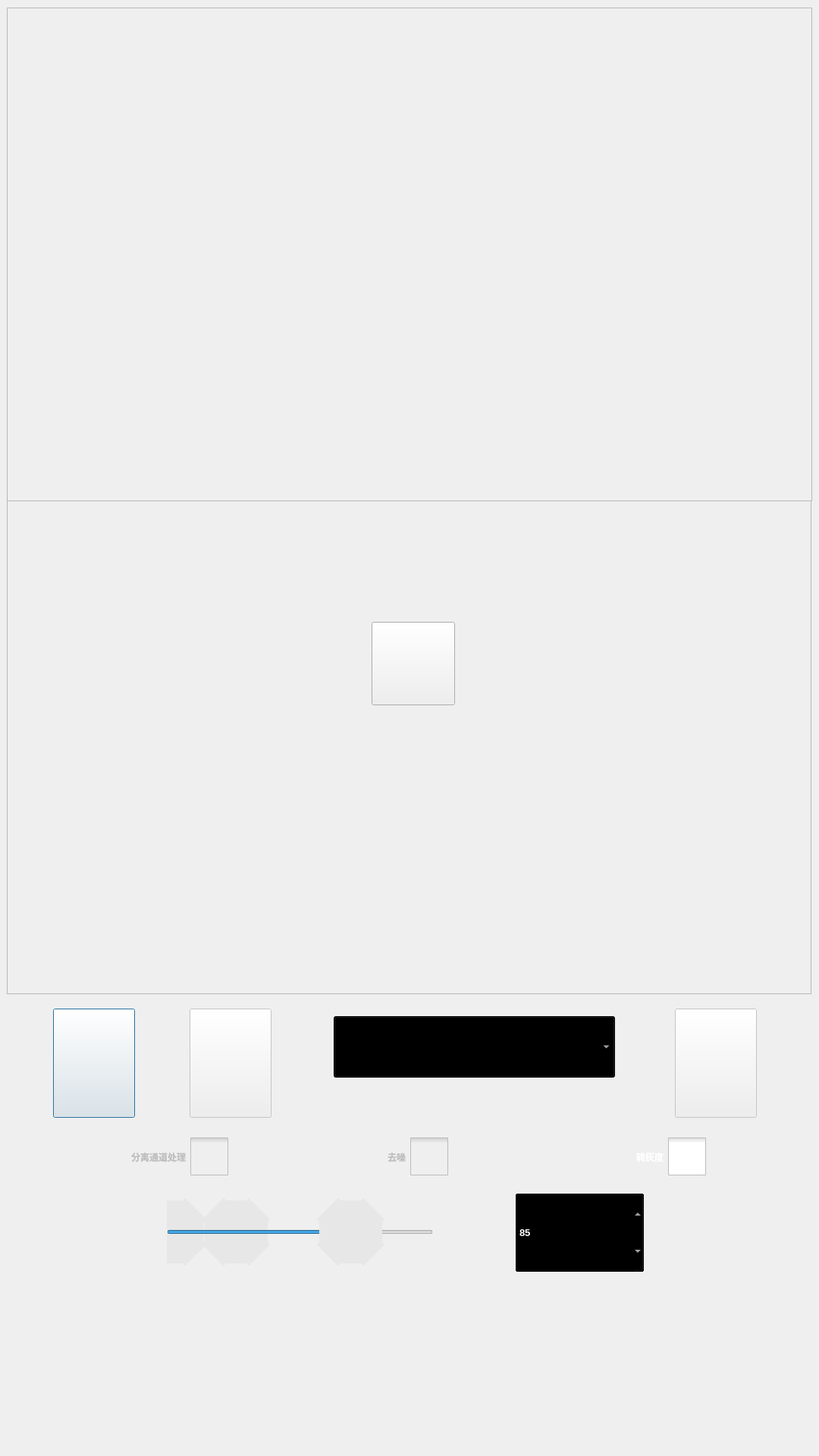
<?xml version="1.0" encoding="UTF-8"?>
<ui version="4.0">
 <class>Dialog</class>
 <widget class="QDialog" name="Dialog">
  <property name="geometry">
   <rect>
    <x>0</x>
    <y>0</y>
    <width>1080</width>
    <height>1920</height>
   </rect>
  </property>
  <property name="windowTitle">
   <string>Dialog</string>
  </property>
  <property name="styleSheet">
   <string notr="true"/>
  </property>
  <widget class="QScrollArea" name="scrollArea">
   <property name="geometry">
    <rect>
     <x>9</x>
     <y>10</y>
     <width>1062</width>
     <height>651</height>
    </rect>
   </property>
   <property name="styleSheet">
    <string notr="true">background-image: url(:/new/prefix1/label1_bg.png);
border-color: rgb(0, 0, 0);</string>
   </property>
   <property name="widgetResizable">
    <bool>true</bool>
   </property>
   <widget class="QWidget" name="scrollAreaWidgetContents">
    <property name="geometry">
     <rect>
      <x>0</x>
      <y>0</y>
      <width>1060</width>
      <height>649</height>
     </rect>
    </property>
    <layout class="QGridLayout" name="gridLayout">
     <item row="0" column="0">
      <widget class="QLabel" name="label">
       <property name="styleSheet">
        <string notr="true">QLabel {background: transparent;}</string>
       </property>
       <property name="text">
        <string/>
       </property>
       <property name="alignment">
        <set>Qt::AlignCenter</set>
       </property>
      </widget>
     </item>
    </layout>
   </widget>
  </widget>
  <widget class="QPushButton" name="pushButton">
   <property name="enabled">
    <bool>true</bool>
   </property>
   <property name="geometry">
    <rect>
     <x>70</x>
     <y>1330</y>
     <width>108</width>
     <height>144</height>
    </rect>
   </property>
   <property name="font">
    <font>
     <family>新宋体</family>
     <pointsize>18</pointsize>
     <kerning>true</kerning>
    </font>
   </property>
   <property name="styleSheet">
    <string notr="true">QPushButton::disabled{
        border-image: url(:/new/prefix1/open_disn.png);
}
QPushButton{
        border-image: url(:/new/prefix1/open_nor.png);
}
QPushButton::pressed{
        border-image: url(:/new/prefix1/open_press.png);
}</string>
   </property>
   <property name="text">
    <string/>
   </property>
  </widget>
  <widget class="QScrollArea" name="scrollArea_2">
   <property name="geometry">
    <rect>
     <x>9</x>
     <y>660</y>
     <width>1061</width>
     <height>651</height>
    </rect>
   </property>
   <property name="styleSheet">
    <string notr="true">background-image: url(:/new/prefix1/label2_bg.png);
border-color: rgb(0, 0, 0);</string>
   </property>
   <property name="widgetResizable">
    <bool>true</bool>
   </property>
   <widget class="QWidget" name="scrollAreaWidgetContents_2">
    <property name="geometry">
     <rect>
      <x>0</x>
      <y>0</y>
      <width>1059</width>
      <height>649</height>
     </rect>
    </property>
    <layout class="QGridLayout" name="gridLayout_2">
     <item row="0" column="0">
      <widget class="QLabel" name="label_2">
       <property name="layoutDirection">
        <enum>Qt::LeftToRight</enum>
       </property>
       <property name="autoFillBackground">
        <bool>false</bool>
       </property>
       <property name="styleSheet">
        <string notr="true">QLabel {background: transparent;}</string>
       </property>
       <property name="text">
        <string/>
       </property>
       <property name="alignment">
        <set>Qt::AlignCenter</set>
       </property>
      </widget>
     </item>
    </layout>
   </widget>
  </widget>
  <widget class="QSlider" name="horizontalSlider">
   <property name="enabled">
    <bool>true</bool>
   </property>
   <property name="geometry">
    <rect>
     <x>220</x>
     <y>1550</y>
     <width>351</width>
     <height>150</height>
    </rect>
   </property>
   <property name="sizePolicy">
    <sizepolicy hsizetype="Expanding" vsizetype="Fixed">
     <horstretch>0</horstretch>
     <verstretch>0</verstretch>
    </sizepolicy>
   </property>
   <property name="font">
    <font>
     <pointsize>10</pointsize>
    </font>
   </property>
   <property name="styleSheet">
    <string notr="true">QSlider::handle:horizontal {
         background: qlineargradient(x1:0, y1:0, x2:1, y2:1, stop:0 #b4b4b4, stop:1 #8f8f8f);
     border: 40px solid #e7e7e7;
     width: 10px;
     border-radius: 3px;
    }</string>
   </property>
   <property name="minimum">
    <number>10</number>
   </property>
   <property name="maximum">
    <number>50</number>
   </property>
   <property name="singleStep">
    <number>1</number>
   </property>
   <property name="pageStep">
    <number>2</number>
   </property>
   <property name="value">
    <number>20</number>
   </property>
   <property name="sliderPosition">
    <number>20</number>
   </property>
   <property name="orientation">
    <enum>Qt::Horizontal</enum>
   </property>
  </widget>
  <widget class="QPushButton" name="pushButton_2">
   <property name="enabled">
    <bool>false</bool>
   </property>
   <property name="geometry">
    <rect>
     <x>250</x>
     <y>1330</y>
     <width>108</width>
     <height>144</height>
    </rect>
   </property>
   <property name="font">
    <font>
     <family>新宋体</family>
     <pointsize>18</pointsize>
     <kerning>true</kerning>
    </font>
   </property>
   <property name="styleSheet">
    <string notr="true">QPushButton::disabled{
        border-image: url(:/new/prefix1/proc_forbid.png);
}
QPushButton{
                border-image: url(:/new/prefix1/proc_nor.png);
}
QPushButton::pressed{
                border-image: url(:/new/prefix1/proc_press.png);
}</string>
   </property>
   <property name="text">
    <string/>
   </property>
  </widget>
  <widget class="QSpinBox" name="spinBox">
   <property name="enabled">
    <bool>true</bool>
   </property>
   <property name="geometry">
    <rect>
     <x>680</x>
     <y>1573</y>
     <width>169</width>
     <height>105</height>
    </rect>
   </property>
   <property name="palette">
    <palette>
     <active>
      <colorrole role="WindowText">
       <brush brushstyle="SolidPattern">
        <color alpha="255">
         <red>255</red>
         <green>255</green>
         <blue>255</blue>
        </color>
       </brush>
      </colorrole>
      <colorrole role="Button">
       <brush brushstyle="SolidPattern">
        <color alpha="255">
         <red>0</red>
         <green>0</green>
         <blue>0</blue>
        </color>
       </brush>
      </colorrole>
      <colorrole role="Text">
       <brush brushstyle="SolidPattern">
        <color alpha="255">
         <red>255</red>
         <green>255</green>
         <blue>255</blue>
        </color>
       </brush>
      </colorrole>
      <colorrole role="ButtonText">
       <brush brushstyle="SolidPattern">
        <color alpha="255">
         <red>255</red>
         <green>255</green>
         <blue>255</blue>
        </color>
       </brush>
      </colorrole>
      <colorrole role="Base">
       <brush brushstyle="SolidPattern">
        <color alpha="255">
         <red>0</red>
         <green>0</green>
         <blue>0</blue>
        </color>
       </brush>
      </colorrole>
      <colorrole role="Window">
       <brush brushstyle="SolidPattern">
        <color alpha="255">
         <red>0</red>
         <green>0</green>
         <blue>0</blue>
        </color>
       </brush>
      </colorrole>
     </active>
     <inactive>
      <colorrole role="WindowText">
       <brush brushstyle="SolidPattern">
        <color alpha="255">
         <red>255</red>
         <green>255</green>
         <blue>255</blue>
        </color>
       </brush>
      </colorrole>
      <colorrole role="Button">
       <brush brushstyle="SolidPattern">
        <color alpha="255">
         <red>0</red>
         <green>0</green>
         <blue>0</blue>
        </color>
       </brush>
      </colorrole>
      <colorrole role="Text">
       <brush brushstyle="SolidPattern">
        <color alpha="255">
         <red>255</red>
         <green>255</green>
         <blue>255</blue>
        </color>
       </brush>
      </colorrole>
      <colorrole role="ButtonText">
       <brush brushstyle="SolidPattern">
        <color alpha="255">
         <red>255</red>
         <green>255</green>
         <blue>255</blue>
        </color>
       </brush>
      </colorrole>
      <colorrole role="Base">
       <brush brushstyle="SolidPattern">
        <color alpha="255">
         <red>0</red>
         <green>0</green>
         <blue>0</blue>
        </color>
       </brush>
      </colorrole>
      <colorrole role="Window">
       <brush brushstyle="SolidPattern">
        <color alpha="255">
         <red>0</red>
         <green>0</green>
         <blue>0</blue>
        </color>
       </brush>
      </colorrole>
     </inactive>
     <disabled>
      <colorrole role="WindowText">
       <brush brushstyle="SolidPattern">
        <color alpha="255">
         <red>255</red>
         <green>255</green>
         <blue>255</blue>
        </color>
       </brush>
      </colorrole>
      <colorrole role="Button">
       <brush brushstyle="SolidPattern">
        <color alpha="255">
         <red>0</red>
         <green>0</green>
         <blue>0</blue>
        </color>
       </brush>
      </colorrole>
      <colorrole role="Text">
       <brush brushstyle="SolidPattern">
        <color alpha="255">
         <red>255</red>
         <green>255</green>
         <blue>255</blue>
        </color>
       </brush>
      </colorrole>
      <colorrole role="ButtonText">
       <brush brushstyle="SolidPattern">
        <color alpha="255">
         <red>255</red>
         <green>255</green>
         <blue>255</blue>
        </color>
       </brush>
      </colorrole>
      <colorrole role="Base">
       <brush brushstyle="SolidPattern">
        <color alpha="255">
         <red>0</red>
         <green>0</green>
         <blue>0</blue>
        </color>
       </brush>
      </colorrole>
      <colorrole role="Window">
       <brush brushstyle="SolidPattern">
        <color alpha="255">
         <red>0</red>
         <green>0</green>
         <blue>0</blue>
        </color>
       </brush>
      </colorrole>
     </disabled>
    </palette>
   </property>
   <property name="font">
    <font>
     <pointsize>10</pointsize>
     <weight>75</weight>
     <bold>true</bold>
    </font>
   </property>
   <property name="styleSheet">
    <string notr="true">background-color: rgb(0, 0, 0);
color: rgb(255, 255, 255);</string>
   </property>
   <property name="minimum">
    <number>10</number>
   </property>
   <property name="maximum">
    <number>50</number>
   </property>
   <property name="value">
    <number>20</number>
   </property>
   <property name="displayIntegerBase">
    <number>10</number>
   </property>
  </widget>
  <widget class="QPushButton" name="pushButton_3">
   <property name="enabled">
    <bool>false</bool>
   </property>
   <property name="geometry">
    <rect>
     <x>890</x>
     <y>1330</y>
     <width>108</width>
     <height>144</height>
    </rect>
   </property>
   <property name="font">
    <font>
     <family>新宋体</family>
     <pointsize>18</pointsize>
     <kerning>true</kerning>
    </font>
   </property>
   <property name="styleSheet">
    <string notr="true">QPushButton::disabled{
        border-image: url(:/new/prefix1/save_forbid.png);
}
QPushButton{
        border-image: url(:/new/prefix1/save_nor.png);
}
QPushButton::pressed{
        border-image: url(:/new/prefix1/save_press.png);
}</string>
   </property>
   <property name="text">
    <string/>
   </property>
  </widget>
  <widget class="QComboBox" name="comboBox">
   <property name="enabled">
    <bool>false</bool>
   </property>
   <property name="geometry">
    <rect>
     <x>440</x>
     <y>1340</y>
     <width>371</width>
     <height>81</height>
    </rect>
   </property>
   <property name="palette">
    <palette>
     <active>
      <colorrole role="WindowText">
       <brush brushstyle="SolidPattern">
        <color alpha="255">
         <red>255</red>
         <green>255</green>
         <blue>255</blue>
        </color>
       </brush>
      </colorrole>
      <colorrole role="Button">
       <brush brushstyle="SolidPattern">
        <color alpha="255">
         <red>0</red>
         <green>0</green>
         <blue>0</blue>
        </color>
       </brush>
      </colorrole>
      <colorrole role="Text">
       <brush brushstyle="SolidPattern">
        <color alpha="255">
         <red>255</red>
         <green>255</green>
         <blue>255</blue>
        </color>
       </brush>
      </colorrole>
      <colorrole role="ButtonText">
       <brush brushstyle="SolidPattern">
        <color alpha="255">
         <red>255</red>
         <green>255</green>
         <blue>255</blue>
        </color>
       </brush>
      </colorrole>
      <colorrole role="Base">
       <brush brushstyle="SolidPattern">
        <color alpha="255">
         <red>0</red>
         <green>0</green>
         <blue>0</blue>
        </color>
       </brush>
      </colorrole>
      <colorrole role="Window">
       <brush brushstyle="SolidPattern">
        <color alpha="255">
         <red>0</red>
         <green>0</green>
         <blue>0</blue>
        </color>
       </brush>
      </colorrole>
      <colorrole role="Highlight">
       <brush brushstyle="SolidPattern">
        <color alpha="255">
         <red>67</red>
         <green>142</green>
         <blue>219</blue>
        </color>
       </brush>
      </colorrole>
     </active>
     <inactive>
      <colorrole role="WindowText">
       <brush brushstyle="SolidPattern">
        <color alpha="255">
         <red>255</red>
         <green>255</green>
         <blue>255</blue>
        </color>
       </brush>
      </colorrole>
      <colorrole role="Button">
       <brush brushstyle="SolidPattern">
        <color alpha="255">
         <red>0</red>
         <green>0</green>
         <blue>0</blue>
        </color>
       </brush>
      </colorrole>
      <colorrole role="Text">
       <brush brushstyle="SolidPattern">
        <color alpha="255">
         <red>255</red>
         <green>255</green>
         <blue>255</blue>
        </color>
       </brush>
      </colorrole>
      <colorrole role="ButtonText">
       <brush brushstyle="SolidPattern">
        <color alpha="255">
         <red>255</red>
         <green>255</green>
         <blue>255</blue>
        </color>
       </brush>
      </colorrole>
      <colorrole role="Base">
       <brush brushstyle="SolidPattern">
        <color alpha="255">
         <red>0</red>
         <green>0</green>
         <blue>0</blue>
        </color>
       </brush>
      </colorrole>
      <colorrole role="Window">
       <brush brushstyle="SolidPattern">
        <color alpha="255">
         <red>0</red>
         <green>0</green>
         <blue>0</blue>
        </color>
       </brush>
      </colorrole>
      <colorrole role="Highlight">
       <brush brushstyle="SolidPattern">
        <color alpha="255">
         <red>67</red>
         <green>142</green>
         <blue>219</blue>
        </color>
       </brush>
      </colorrole>
     </inactive>
     <disabled>
      <colorrole role="WindowText">
       <brush brushstyle="SolidPattern">
        <color alpha="255">
         <red>255</red>
         <green>255</green>
         <blue>255</blue>
        </color>
       </brush>
      </colorrole>
      <colorrole role="Button">
       <brush brushstyle="SolidPattern">
        <color alpha="255">
         <red>0</red>
         <green>0</green>
         <blue>0</blue>
        </color>
       </brush>
      </colorrole>
      <colorrole role="Text">
       <brush brushstyle="SolidPattern">
        <color alpha="255">
         <red>255</red>
         <green>255</green>
         <blue>255</blue>
        </color>
       </brush>
      </colorrole>
      <colorrole role="ButtonText">
       <brush brushstyle="SolidPattern">
        <color alpha="255">
         <red>255</red>
         <green>255</green>
         <blue>255</blue>
        </color>
       </brush>
      </colorrole>
      <colorrole role="Base">
       <brush brushstyle="SolidPattern">
        <color alpha="255">
         <red>0</red>
         <green>0</green>
         <blue>0</blue>
        </color>
       </brush>
      </colorrole>
      <colorrole role="Window">
       <brush brushstyle="SolidPattern">
        <color alpha="255">
         <red>0</red>
         <green>0</green>
         <blue>0</blue>
        </color>
       </brush>
      </colorrole>
      <colorrole role="Highlight">
       <brush brushstyle="SolidPattern">
        <color alpha="255">
         <red>67</red>
         <green>142</green>
         <blue>219</blue>
        </color>
       </brush>
      </colorrole>
     </disabled>
    </palette>
   </property>
   <property name="font">
    <font>
     <pointsize>18</pointsize>
    </font>
   </property>
   <property name="layoutDirection">
    <enum>Qt::LeftToRight</enum>
   </property>
   <property name="autoFillBackground">
    <bool>false</bool>
   </property>
   <property name="styleSheet">
    <string notr="true">background: transparent;
background-color: rgb(0, 0, 0);
color: rgb(255, 255, 255);
selection-background-color: rgb(67, 142, 219);</string>
   </property>
  </widget>
  <widget class="QCheckBox" name="checkBox">
   <property name="enabled">
    <bool>false</bool>
   </property>
   <property name="geometry">
    <rect>
     <x>-20</x>
     <y>1480</y>
     <width>321</width>
     <height>91</height>
    </rect>
   </property>
   <property name="font">
    <font>
     <family>新宋体</family>
     <pointsize>9</pointsize>
     <weight>75</weight>
     <bold>true</bold>
     <underline>false</underline>
     <strikeout>false</strikeout>
     <kerning>true</kerning>
    </font>
   </property>
   <property name="layoutDirection">
    <enum>Qt::RightToLeft</enum>
   </property>
   <property name="styleSheet">
    <string notr="true">QCheckBox::indicator:checked {image: url(:/new/prefix1/gou.PNG);}
QCheckBox::enabled {
        color: rgb(255, 255, 255);
}
QCheckBox::indicator {
     width: 50px;
     height: 50px;
}</string>
   </property>
   <property name="text">
    <string>分离通道处理</string>
   </property>
  </widget>
  <widget class="QWidget" name="widget" native="true">
   <property name="geometry">
    <rect>
     <x>0</x>
     <y>0</y>
     <width>1080</width>
     <height>1920</height>
    </rect>
   </property>
   <property name="styleSheet">
    <string notr="true">border-image: url(:/new/prefix1/background.png);</string>
   </property>
  </widget>
  <widget class="QPushButton" name="pushButton_4">
   <property name="geometry">
    <rect>
     <x>490</x>
     <y>820</y>
     <width>110</width>
     <height>110</height>
    </rect>
   </property>
   <property name="styleSheet">
    <string notr="true">QPushButton{
        border-image: url(:/new/prefix1/play.png);
}
QPushButton::pressed{
        border-image: url(:/new/prefix1/play_p.png);
}</string>
   </property>
   <property name="text">
    <string/>
   </property>
  </widget>
  <widget class="QSlider" name="horizontalSlider_2">
   <property name="geometry">
    <rect>
     <x>220</x>
     <y>1550</y>
     <width>351</width>
     <height>150</height>
    </rect>
   </property>
   <property name="font">
    <font>
     <pointsize>10</pointsize>
    </font>
   </property>
   <property name="styleSheet">
    <string notr="true">QSlider::handle:horizontal {
         background: qlineargradient(x1:0, y1:0, x2:1, y2:1, stop:0 #b4b4b4, stop:1 #8f8f8f);
     border: 40px solid #e7e7e7;
     width: 10px;
     border-radius: 3px;
    }</string>
   </property>
   <property name="minimum">
    <number>1</number>
   </property>
   <property name="maximum">
    <number>30</number>
   </property>
   <property name="singleStep">
    <number>1</number>
   </property>
   <property name="pageStep">
    <number>2</number>
   </property>
   <property name="value">
    <number>1</number>
   </property>
   <property name="sliderPosition">
    <number>1</number>
   </property>
   <property name="orientation">
    <enum>Qt::Horizontal</enum>
   </property>
  </widget>
  <widget class="QSpinBox" name="spinBox_2">
   <property name="geometry">
    <rect>
     <x>680</x>
     <y>1573</y>
     <width>169</width>
     <height>105</height>
    </rect>
   </property>
   <property name="font">
    <font>
     <pointsize>10</pointsize>
     <weight>75</weight>
     <bold>true</bold>
    </font>
   </property>
   <property name="styleSheet">
    <string notr="true">background-color: rgb(0, 0, 0);
color: rgb(255, 255, 255);</string>
   </property>
   <property name="minimum">
    <number>1</number>
   </property>
   <property name="maximum">
    <number>11</number>
   </property>
   <property name="value">
    <number>1</number>
   </property>
  </widget>
  <widget class="QSpinBox" name="spinBox_3">
   <property name="geometry">
    <rect>
     <x>680</x>
     <y>1573</y>
     <width>169</width>
     <height>105</height>
    </rect>
   </property>
   <property name="font">
    <font>
     <pointsize>10</pointsize>
     <weight>75</weight>
     <bold>true</bold>
    </font>
   </property>
   <property name="styleSheet">
    <string notr="true">background-color: rgb(0, 0, 0);
color: rgb(255, 255, 255);</string>
   </property>
   <property name="minimum">
    <number>12</number>
   </property>
   <property name="maximum">
    <number>30</number>
   </property>
   <property name="singleStep">
    <number>1</number>
   </property>
  </widget>
  <widget class="QSlider" name="horizontalSlider_3">
   <property name="geometry">
    <rect>
     <x>220</x>
     <y>1550</y>
     <width>351</width>
     <height>150</height>
    </rect>
   </property>
   <property name="font">
    <font>
     <pointsize>10</pointsize>
    </font>
   </property>
   <property name="styleSheet">
    <string notr="true">QSlider::handle:horizontal {
         background: qlineargradient(x1:0, y1:0, x2:1, y2:1, stop:0 #b4b4b4, stop:1 #8f8f8f);
     border: 40px solid #e7e7e7;
     width: 10px;
     border-radius: 3px;
    }</string>
   </property>
   <property name="minimum">
    <number>50</number>
   </property>
   <property name="maximum">
    <number>100</number>
   </property>
   <property name="singleStep">
    <number>2</number>
   </property>
   <property name="pageStep">
    <number>2</number>
   </property>
   <property name="value">
    <number>85</number>
   </property>
   <property name="sliderPosition">
    <number>85</number>
   </property>
   <property name="orientation">
    <enum>Qt::Horizontal</enum>
   </property>
  </widget>
  <widget class="QSpinBox" name="spinBox_4">
   <property name="geometry">
    <rect>
     <x>680</x>
     <y>1573</y>
     <width>169</width>
     <height>105</height>
    </rect>
   </property>
   <property name="font">
    <font>
     <pointsize>10</pointsize>
     <weight>75</weight>
     <bold>true</bold>
    </font>
   </property>
   <property name="styleSheet">
    <string notr="true">background-color: rgb(0, 0, 0);
color: rgb(255, 255, 255);</string>
   </property>
   <property name="minimum">
    <number>50</number>
   </property>
   <property name="maximum">
    <number>100</number>
   </property>
   <property name="singleStep">
    <number>1</number>
   </property>
   <property name="value">
    <number>85</number>
   </property>
  </widget>
  <widget class="QCheckBox" name="checkBox_2">
   <property name="enabled">
    <bool>false</bool>
   </property>
   <property name="geometry">
    <rect>
     <x>430</x>
     <y>1480</y>
     <width>161</width>
     <height>91</height>
    </rect>
   </property>
   <property name="font">
    <font>
     <family>新宋体</family>
     <pointsize>9</pointsize>
     <weight>75</weight>
     <bold>true</bold>
     <underline>false</underline>
     <strikeout>false</strikeout>
     <kerning>true</kerning>
    </font>
   </property>
   <property name="layoutDirection">
    <enum>Qt::RightToLeft</enum>
   </property>
   <property name="styleSheet">
    <string notr="true">QCheckBox::indicator:checked {image: url(:/new/prefix1/gou.PNG);}
QCheckBox::enabled {
        color: rgb(255, 255, 255);
}
QCheckBox::indicator {
     width: 50px;
     height: 50px;
}</string>
   </property>
   <property name="text">
    <string>去噪</string>
   </property>
  </widget>
  <widget class="QCheckBox" name="checkBox_3">
   <property name="enabled">
    <bool>true</bool>
   </property>
   <property name="geometry">
    <rect>
     <x>710</x>
     <y>1480</y>
     <width>221</width>
     <height>91</height>
    </rect>
   </property>
   <property name="font">
    <font>
     <family>新宋体</family>
     <pointsize>9</pointsize>
     <weight>75</weight>
     <bold>true</bold>
     <underline>false</underline>
     <strikeout>false</strikeout>
     <kerning>true</kerning>
    </font>
   </property>
   <property name="layoutDirection">
    <enum>Qt::RightToLeft</enum>
   </property>
   <property name="styleSheet">
    <string notr="true">QCheckBox::indicator:checked {image: url(:/new/prefix1/gou.PNG);}
QCheckBox::enabled {
        color: rgb(255, 255, 255);
}
QCheckBox::indicator {
     width: 50px;
     height: 50px;
}</string>
   </property>
   <property name="text">
    <string>转灰度</string>
   </property>
  </widget>
  <zorder>widget</zorder>
  <zorder>scrollArea</zorder>
  <zorder>pushButton</zorder>
  <zorder>scrollArea_2</zorder>
  <zorder>horizontalSlider</zorder>
  <zorder>pushButton_2</zorder>
  <zorder>spinBox</zorder>
  <zorder>pushButton_3</zorder>
  <zorder>comboBox</zorder>
  <zorder>checkBox</zorder>
  <zorder>pushButton_4</zorder>
  <zorder>horizontalSlider_2</zorder>
  <zorder>spinBox_2</zorder>
  <zorder>spinBox_3</zorder>
  <zorder>horizontalSlider_3</zorder>
  <zorder>spinBox_4</zorder>
  <zorder>checkBox_2</zorder>
  <zorder>checkBox_3</zorder>
 </widget>
 <layoutdefault spacing="6" margin="11"/>
 <tabstops>
  <tabstop>pushButton</tabstop>
  <tabstop>scrollArea_2</tabstop>
  <tabstop>scrollArea</tabstop>
  <tabstop>horizontalSlider</tabstop>
  <tabstop>pushButton_2</tabstop>
  <tabstop>spinBox</tabstop>
 </tabstops>
 <resources/>
 <connections>
  <connection>
   <sender>horizontalSlider</sender>
   <signal>valueChanged(int)</signal>
   <receiver>spinBox</receiver>
   <slot>setValue(int)</slot>
   <hints>
    <hint type="sourcelabel">
     <x>649</x>
     <y>1450</y>
    </hint>
    <hint type="destinationlabel">
     <x>762</x>
     <y>1500</y>
    </hint>
   </hints>
  </connection>
  <connection>
   <sender>spinBox</sender>
   <signal>valueChanged(int)</signal>
   <receiver>horizontalSlider</receiver>
   <slot>setValue(int)</slot>
   <hints>
    <hint type="sourcelabel">
     <x>762</x>
     <y>1513</y>
    </hint>
    <hint type="destinationlabel">
     <x>672</x>
     <y>1463</y>
    </hint>
   </hints>
  </connection>
  <connection>
   <sender>horizontalSlider_2</sender>
   <signal>valueChanged(int)</signal>
   <receiver>spinBox_2</receiver>
   <slot>setValue(int)</slot>
   <hints>
    <hint type="sourcelabel">
     <x>678</x>
     <y>1782</y>
    </hint>
    <hint type="destinationlabel">
     <x>924</x>
     <y>1703</y>
    </hint>
   </hints>
  </connection>
  <connection>
   <sender>spinBox_2</sender>
   <signal>valueChanged(int)</signal>
   <receiver>horizontalSlider_2</receiver>
   <slot>setValue(int)</slot>
   <hints>
    <hint type="sourcelabel">
     <x>863</x>
     <y>1683</y>
    </hint>
    <hint type="destinationlabel">
     <x>724</x>
     <y>1730</y>
    </hint>
   </hints>
  </connection>
  <connection>
   <sender>horizontalSlider_2</sender>
   <signal>valueChanged(int)</signal>
   <receiver>spinBox_3</receiver>
   <slot>setValue(int)</slot>
   <hints>
    <hint type="sourcelabel">
     <x>767</x>
     <y>1795</y>
    </hint>
    <hint type="destinationlabel">
     <x>968</x>
     <y>1737</y>
    </hint>
   </hints>
  </connection>
  <connection>
   <sender>spinBox_3</sender>
   <signal>valueChanged(int)</signal>
   <receiver>horizontalSlider_2</receiver>
   <slot>setValue(int)</slot>
   <hints>
    <hint type="sourcelabel">
     <x>979</x>
     <y>1698</y>
    </hint>
    <hint type="destinationlabel">
     <x>593</x>
     <y>1790</y>
    </hint>
   </hints>
  </connection>
  <connection>
   <sender>horizontalSlider_3</sender>
   <signal>valueChanged(int)</signal>
   <receiver>spinBox_4</receiver>
   <slot>setValue(int)</slot>
   <hints>
    <hint type="sourcelabel">
     <x>905</x>
     <y>804</y>
    </hint>
    <hint type="destinationlabel">
     <x>1004</x>
     <y>972</y>
    </hint>
   </hints>
  </connection>
  <connection>
   <sender>spinBox_4</sender>
   <signal>valueChanged(int)</signal>
   <receiver>horizontalSlider_3</receiver>
   <slot>setValue(int)</slot>
   <hints>
    <hint type="sourcelabel">
     <x>874</x>
     <y>1582</y>
    </hint>
    <hint type="destinationlabel">
     <x>585</x>
     <y>1584</y>
    </hint>
   </hints>
  </connection>
 </connections>
</ui>
